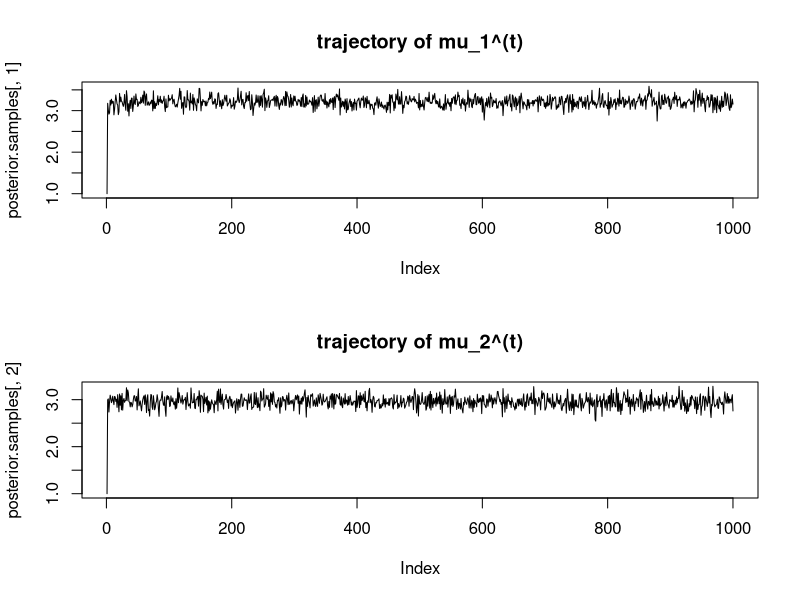
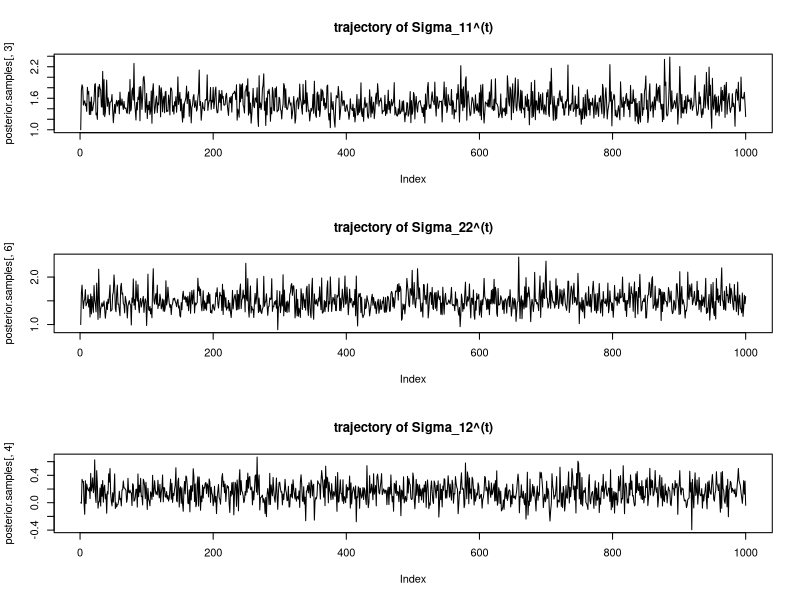
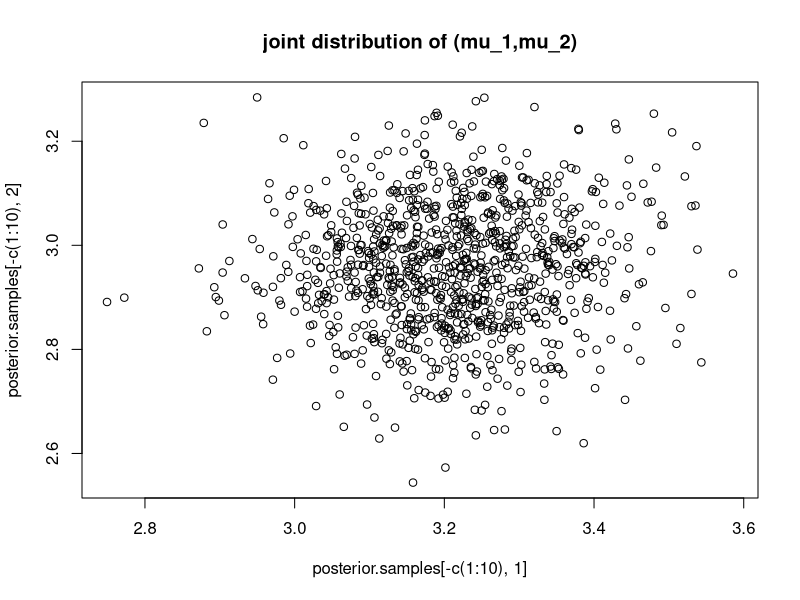
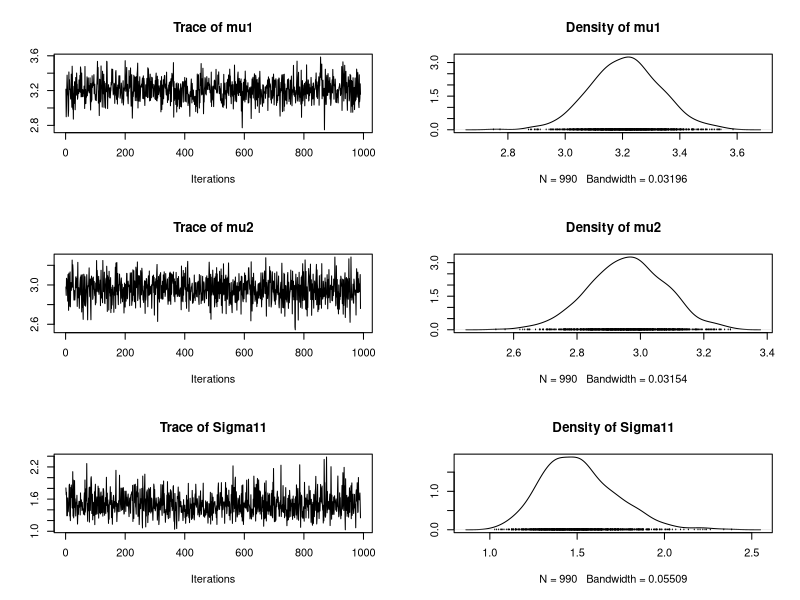
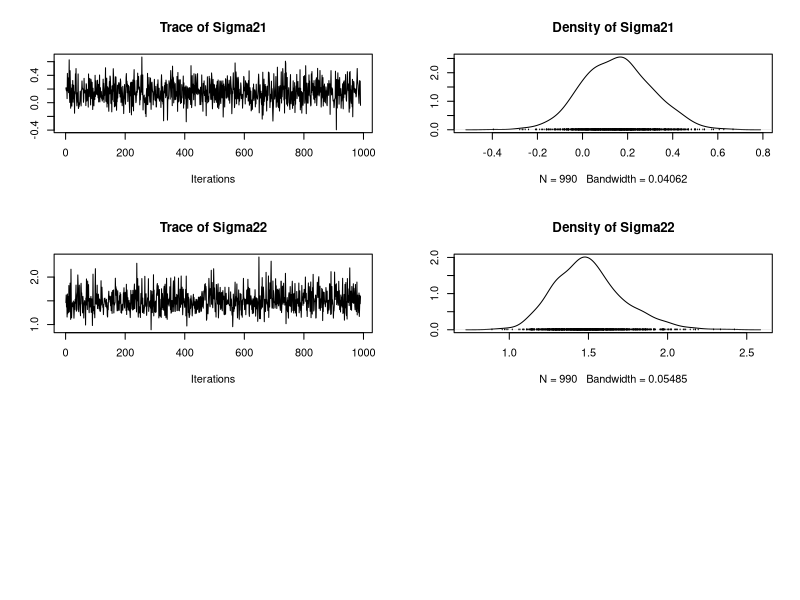

Write the R code that produced these figures, in order.
## IN THIS CODE WE PERFORM GIBBS SAMPLING ON A MULTIVARIATE NORMAL 
## MODEL WITH UNKNOWN MEAN AND VARIANCE-COVARIANCE MATRIX SEE ALSO CHAPTER 7 
## OF HOFF'S BOOK FOR MORE DETAILS ON DERIVATION OF FULL CONDITIONALS AND R CODE

#install.packages("mvtnorm")
require(mvtnorm)
##  PROVIDE THE MATRIX OF OBSERVED DATAPOINTS (IN THIS 
## CASE WE ARE USING "SYNTETHIC" DATA). WE HAVE n OBSERVATIONS OF DIMENSION d
n<-100
d<-2
x<-matrix(rnorm(d*n,mean = 3.2,sd = sqrt(1.6)),nrow = n,ncol = d)
mean.x<-colMeans(x)

##  DEFINE THE PRIOR HYPERPARAMETERS
mu0<-rep(0,d)
L0<-diag(100,nrow = d,ncol = d)
nu0<-1
S0<-diag(1,nrow = d,ncol = d)

## BUILD AN EMPTY MATRIX OF POSTERIOR SAMPLES
s<-1000
posterior.samples<-matrix(NA,nrow = s,ncol = d+d^2)
if(d==2){colnames(posterior.samples)<-c("mu1","mu2","Sigma11","Sigma12","Sigma21","Sigma22")}

## INITIALIZE THE MARKOV CHAIN (mu,Sigma) AT SOME ARBITRARY VALUES IN THE PARAMETRIC SPACE
mu<-rep(1,d)
Sigma<-diag(1,nrow = d,ncol = d)
t<-1
posterior.samples[t,]<-c(mu,Sigma)

for (t in 2:s){# SIMULATE THE MARKOV CHAIN (mu,Sigma) FROM t=1 to t=s
  
  # COMPUTE THE PARAMETERS OF THE FULL CONDITIONAL OF mu
  Ln<-solve( solve(L0) + n*solve(Sigma) )
  mun<-Ln%*%( solve(L0)%*%mu0 + n*solve(Sigma)%*%mean.x )
  # SIMULATE A NEW mu FROM ITS FULL CONDITIONAL
  mu<-rmvnorm(n = 1,mean = mun,sigma = Ln)  
  
  # COMPUTE THE PARAMETERS OF THE FULL CONDITIONAL OF Sigma
  ###update Sigma
  nun<-nu0+n
  Sn<- S0 + ( t(x)-c(mu) )%*%t( t(x)-c(mu) ) 
  # SIMULATE A NEW Sigma FROM ITS FULL CONDITIONAL
  Sigma<-solve( rWishart(n = 1, df = nun, Sigma = solve(Sn))[,,1] )
  
  # STORE THE NEW VALUE OF THE MARKOV CHAIN IN THE MATRIX OF POSTERIOR SAMPLES
  posterior.samples[t,]<-c(mu,c(Sigma))
}

print("Posterior expected values:")
print(colMeans(posterior.samples))
print("Posterior standard deviations:")
print(apply(posterior.samples,MARGIN = 2,sd))

par(mfrow=c(2,1))
plot(posterior.samples[,1],type="l",main="trajectory of mu_1^(t)")
plot(posterior.samples[,2],type="l",main="trajectory of mu_2^(t)")
par(mfrow=c(3,1))
plot(posterior.samples[,3],type="l",main="trajectory of Sigma_11^(t)")
plot(posterior.samples[,6],type="l",main="trajectory of Sigma_22^(t)")
plot(posterior.samples[,4],type="l",main="trajectory of Sigma_12^(t)")
par(mfrow=c(1,1))

plot(posterior.samples[-c(1:10),1],posterior.samples[-c(1:10),2],
     main="joint distribution of (mu_1,mu_2)")



### DO ANY INFERENCE OF INTEREST USING THE SAMPLES ....
require(coda)
samples.mcmc<-as.mcmc(posterior.samples[-c(1:10),-4])
summary(samples.mcmc)
plot(samples.mcmc)
crosscorr(samples.mcmc)
